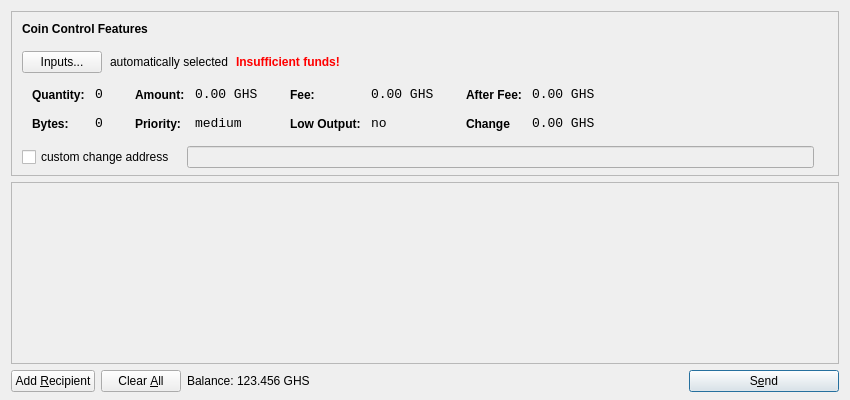
<?xml version="1.0" encoding="UTF-8"?>
<ui version="4.0">
 <class>SendCoinsDialog</class>
 <widget class="QDialog" name="SendCoinsDialog">
  <property name="geometry">
   <rect>
    <x>0</x>
    <y>0</y>
    <width>850</width>
    <height>400</height>
   </rect>
  </property>
  <property name="windowTitle">
   <string>Send Coins</string>
  </property>
  <layout class="QVBoxLayout" name="verticalLayout" stretch="0,1,0">
   <property name="bottomMargin">
    <number>8</number>
   </property>
   <item>
    <widget class="QFrame" name="frameCoinControl">
     <property name="sizePolicy">
      <sizepolicy hsizetype="Expanding" vsizetype="Expanding">
       <horstretch>0</horstretch>
       <verstretch>0</verstretch>
      </sizepolicy>
     </property>
     <property name="maximumSize">
      <size>
       <width>16777215</width>
       <height>16777215</height>
      </size>
     </property>
     <property name="frameShape">
      <enum>QFrame::StyledPanel</enum>
     </property>
     <property name="frameShadow">
      <enum>QFrame::Sunken</enum>
     </property>
     <layout class="QVBoxLayout" name="verticalLayoutCoinControl2">
      <property name="spacing">
       <number>-1</number>
      </property>
      <property name="leftMargin">
       <number>0</number>
      </property>
      <property name="topMargin">
       <number>0</number>
      </property>
      <property name="rightMargin">
       <number>0</number>
      </property>
      <property name="bottomMargin">
       <number>6</number>
      </property>
      <item>
       <layout class="QVBoxLayout" name="verticalLayoutCoinControl" stretch="0,0,0,0,1">
        <property name="spacing">
         <number>0</number>
        </property>
        <property name="leftMargin">
         <number>10</number>
        </property>
        <property name="topMargin">
         <number>10</number>
        </property>
        <item>
         <layout class="QHBoxLayout" name="horizontalLayoutCoinControl1">
          <property name="bottomMargin">
           <number>15</number>
          </property>
          <item>
           <widget class="QLabel" name="labelCoinControlFeatures">
            <property name="sizePolicy">
             <sizepolicy hsizetype="Preferred" vsizetype="Maximum">
              <horstretch>0</horstretch>
              <verstretch>0</verstretch>
             </sizepolicy>
            </property>
            <property name="font">
             <font>
              <weight>75</weight>
              <bold>true</bold>
             </font>
            </property>
            <property name="styleSheet">
             <string notr="true">font-weight:bold;</string>
            </property>
            <property name="text">
             <string>Coin Control Features</string>
            </property>
           </widget>
          </item>
         </layout>
        </item>
        <item>
         <layout class="QHBoxLayout" name="horizontalLayoutCoinControl2" stretch="0,0,0,0">
          <property name="spacing">
           <number>8</number>
          </property>
          <property name="bottomMargin">
           <number>10</number>
          </property>
          <item>
           <widget class="QPushButton" name="pushButtonCoinControl">
            <property name="styleSheet">
             <string notr="true"/>
            </property>
            <property name="text">
             <string>Inputs...</string>
            </property>
           </widget>
          </item>
          <item>
           <widget class="QLabel" name="labelCoinControlAutomaticallySelected">
            <property name="text">
             <string>automatically selected</string>
            </property>
            <property name="margin">
             <number>5</number>
            </property>
           </widget>
          </item>
          <item>
           <widget class="QLabel" name="labelCoinControlInsuffFunds">
            <property name="font">
             <font>
              <weight>75</weight>
              <bold>true</bold>
             </font>
            </property>
            <property name="styleSheet">
             <string notr="true">color:red;font-weight:bold;</string>
            </property>
            <property name="text">
             <string>Insufficient funds!</string>
            </property>
            <property name="margin">
             <number>5</number>
            </property>
           </widget>
          </item>
          <item>
           <spacer name="horizontalSpacerCoinControl">
            <property name="orientation">
             <enum>Qt::Horizontal</enum>
            </property>
            <property name="sizeHint" stdset="0">
             <size>
              <width>40</width>
              <height>1</height>
             </size>
            </property>
           </spacer>
          </item>
         </layout>
        </item>
        <item>
         <widget class="QWidget" name="widgetCoinControl" native="true">
          <property name="sizePolicy">
           <sizepolicy hsizetype="Preferred" vsizetype="Preferred">
            <horstretch>0</horstretch>
            <verstretch>0</verstretch>
           </sizepolicy>
          </property>
          <property name="minimumSize">
           <size>
            <width>0</width>
            <height>0</height>
           </size>
          </property>
          <property name="styleSheet">
           <string notr="true"/>
          </property>
          <layout class="QHBoxLayout" name="horizontalLayoutCoinControl5">
           <property name="margin">
            <number>0</number>
           </property>
           <item>
            <layout class="QHBoxLayout" name="horizontalLayoutCoinControl3" stretch="0,0,0,1">
             <property name="spacing">
              <number>20</number>
             </property>
             <property name="topMargin">
              <number>0</number>
             </property>
             <property name="bottomMargin">
              <number>10</number>
             </property>
             <item>
              <layout class="QFormLayout" name="formLayoutCoinControl1">
               <property name="horizontalSpacing">
                <number>10</number>
               </property>
               <property name="verticalSpacing">
                <number>14</number>
               </property>
               <property name="leftMargin">
                <number>10</number>
               </property>
               <property name="topMargin">
                <number>4</number>
               </property>
               <property name="rightMargin">
                <number>6</number>
               </property>
               <item row="0" column="0">
                <widget class="QLabel" name="labelCoinControlQuantityText">
                 <property name="styleSheet">
                  <string notr="true">font-weight:bold;</string>
                 </property>
                 <property name="text">
                  <string>Quantity:</string>
                 </property>
                 <property name="margin">
                  <number>0</number>
                 </property>
                </widget>
               </item>
               <item row="0" column="1">
                <widget class="QLabel" name="labelCoinControlQuantity">
                 <property name="font">
                  <font>
                   <family>Monospace</family>
                   <pointsize>10</pointsize>
                  </font>
                 </property>
                 <property name="cursor">
                  <cursorShape>IBeamCursor</cursorShape>
                 </property>
                 <property name="contextMenuPolicy">
                  <enum>Qt::ActionsContextMenu</enum>
                 </property>
                 <property name="text">
                  <string>0</string>
                 </property>
                 <property name="margin">
                  <number>0</number>
                 </property>
                 <property name="textInteractionFlags">
                  <set>Qt::LinksAccessibleByMouse|Qt::TextSelectableByKeyboard|Qt::TextSelectableByMouse</set>
                 </property>
                </widget>
               </item>
               <item row="1" column="0">
                <widget class="QLabel" name="labelCoinControlBytesText">
                 <property name="styleSheet">
                  <string notr="true">font-weight:bold;</string>
                 </property>
                 <property name="text">
                  <string>Bytes:</string>
                 </property>
                </widget>
               </item>
               <item row="1" column="1">
                <widget class="QLabel" name="labelCoinControlBytes">
                 <property name="font">
                  <font>
                   <family>Monospace</family>
                   <pointsize>10</pointsize>
                  </font>
                 </property>
                 <property name="cursor">
                  <cursorShape>IBeamCursor</cursorShape>
                 </property>
                 <property name="contextMenuPolicy">
                  <enum>Qt::ActionsContextMenu</enum>
                 </property>
                 <property name="text">
                  <string>0</string>
                 </property>
                 <property name="textInteractionFlags">
                  <set>Qt::LinksAccessibleByMouse|Qt::TextSelectableByKeyboard|Qt::TextSelectableByMouse</set>
                 </property>
                </widget>
               </item>
              </layout>
             </item>
             <item>
              <layout class="QFormLayout" name="formLayoutCoinControl2">
               <property name="horizontalSpacing">
                <number>10</number>
               </property>
               <property name="verticalSpacing">
                <number>14</number>
               </property>
               <property name="leftMargin">
                <number>6</number>
               </property>
               <property name="topMargin">
                <number>4</number>
               </property>
               <property name="rightMargin">
                <number>6</number>
               </property>
               <item row="0" column="0">
                <widget class="QLabel" name="labelCoinControlAmountText">
                 <property name="styleSheet">
                  <string notr="true">font-weight:bold;</string>
                 </property>
                 <property name="text">
                  <string>Amount:</string>
                 </property>
                 <property name="margin">
                  <number>0</number>
                 </property>
                </widget>
               </item>
               <item row="0" column="1">
                <widget class="QLabel" name="labelCoinControlAmount">
                 <property name="font">
                  <font>
                   <family>Monospace</family>
                   <pointsize>10</pointsize>
                  </font>
                 </property>
                 <property name="cursor">
                  <cursorShape>IBeamCursor</cursorShape>
                 </property>
                 <property name="contextMenuPolicy">
                  <enum>Qt::ActionsContextMenu</enum>
                 </property>
                 <property name="text">
                  <string>0.00 GHS</string>
                 </property>
                 <property name="textInteractionFlags">
                  <set>Qt::LinksAccessibleByMouse|Qt::TextSelectableByKeyboard|Qt::TextSelectableByMouse</set>
                 </property>
                </widget>
               </item>
               <item row="1" column="0">
                <widget class="QLabel" name="labelCoinControlPriorityText">
                 <property name="styleSheet">
                  <string notr="true">font-weight:bold;</string>
                 </property>
                 <property name="text">
                  <string>Priority:</string>
                 </property>
                </widget>
               </item>
               <item row="1" column="1">
                <widget class="QLabel" name="labelCoinControlPriority">
                 <property name="font">
                  <font>
                   <family>Monospace</family>
                   <pointsize>10</pointsize>
                  </font>
                 </property>
                 <property name="cursor">
                  <cursorShape>IBeamCursor</cursorShape>
                 </property>
                 <property name="contextMenuPolicy">
                  <enum>Qt::ActionsContextMenu</enum>
                 </property>
                 <property name="text">
                  <string>medium</string>
                 </property>
                 <property name="textInteractionFlags">
                  <set>Qt::LinksAccessibleByMouse|Qt::TextSelectableByKeyboard|Qt::TextSelectableByMouse</set>
                 </property>
                </widget>
               </item>
              </layout>
             </item>
             <item>
              <layout class="QFormLayout" name="formLayoutCoinControl3">
               <property name="horizontalSpacing">
                <number>10</number>
               </property>
               <property name="verticalSpacing">
                <number>14</number>
               </property>
               <property name="leftMargin">
                <number>6</number>
               </property>
               <property name="topMargin">
                <number>4</number>
               </property>
               <property name="rightMargin">
                <number>6</number>
               </property>
               <item row="0" column="0">
                <widget class="QLabel" name="labelCoinControlFeeText">
                 <property name="styleSheet">
                  <string notr="true">font-weight:bold;</string>
                 </property>
                 <property name="text">
                  <string>Fee:</string>
                 </property>
                 <property name="margin">
                  <number>0</number>
                 </property>
                </widget>
               </item>
               <item row="0" column="1">
                <widget class="QLabel" name="labelCoinControlFee">
                 <property name="font">
                  <font>
                   <family>Monospace</family>
                   <pointsize>10</pointsize>
                  </font>
                 </property>
                 <property name="cursor">
                  <cursorShape>IBeamCursor</cursorShape>
                 </property>
                 <property name="contextMenuPolicy">
                  <enum>Qt::ActionsContextMenu</enum>
                 </property>
                 <property name="text">
                  <string>0.00 GHS</string>
                 </property>
                 <property name="textInteractionFlags">
                  <set>Qt::LinksAccessibleByMouse|Qt::TextSelectableByKeyboard|Qt::TextSelectableByMouse</set>
                 </property>
                </widget>
               </item>
               <item row="1" column="0">
                <widget class="QLabel" name="labelCoinControlLowOutputText">
                 <property name="styleSheet">
                  <string notr="true">font-weight:bold;</string>
                 </property>
                 <property name="text">
                  <string>Low Output:</string>
                 </property>
                </widget>
               </item>
               <item row="1" column="1">
                <widget class="QLabel" name="labelCoinControlLowOutput">
                 <property name="font">
                  <font>
                   <family>Monospace</family>
                   <pointsize>10</pointsize>
                  </font>
                 </property>
                 <property name="cursor">
                  <cursorShape>IBeamCursor</cursorShape>
                 </property>
                 <property name="contextMenuPolicy">
                  <enum>Qt::ActionsContextMenu</enum>
                 </property>
                 <property name="text">
                  <string>no</string>
                 </property>
                 <property name="textInteractionFlags">
                  <set>Qt::LinksAccessibleByMouse|Qt::TextSelectableByKeyboard|Qt::TextSelectableByMouse</set>
                 </property>
                </widget>
               </item>
              </layout>
             </item>
             <item>
              <layout class="QFormLayout" name="formLayoutCoinControl4">
               <property name="horizontalSpacing">
                <number>10</number>
               </property>
               <property name="verticalSpacing">
                <number>14</number>
               </property>
               <property name="leftMargin">
                <number>6</number>
               </property>
               <property name="topMargin">
                <number>4</number>
               </property>
               <property name="rightMargin">
                <number>6</number>
               </property>
               <item row="0" column="0">
                <widget class="QLabel" name="labelCoinControlAfterFeeText">
                 <property name="styleSheet">
                  <string notr="true">font-weight:bold;</string>
                 </property>
                 <property name="text">
                  <string>After Fee:</string>
                 </property>
                 <property name="margin">
                  <number>0</number>
                 </property>
                </widget>
               </item>
               <item row="0" column="1">
                <widget class="QLabel" name="labelCoinControlAfterFee">
                 <property name="font">
                  <font>
                   <family>Monospace</family>
                   <pointsize>10</pointsize>
                  </font>
                 </property>
                 <property name="cursor">
                  <cursorShape>IBeamCursor</cursorShape>
                 </property>
                 <property name="contextMenuPolicy">
                  <enum>Qt::ActionsContextMenu</enum>
                 </property>
                 <property name="text">
                  <string>0.00 GHS</string>
                 </property>
                 <property name="textInteractionFlags">
                  <set>Qt::LinksAccessibleByMouse|Qt::TextSelectableByKeyboard|Qt::TextSelectableByMouse</set>
                 </property>
                </widget>
               </item>
               <item row="1" column="0">
                <widget class="QLabel" name="labelCoinControlChangeText">
                 <property name="styleSheet">
                  <string notr="true">font-weight:bold;</string>
                 </property>
                 <property name="text">
                  <string>Change</string>
                 </property>
                </widget>
               </item>
               <item row="1" column="1">
                <widget class="QLabel" name="labelCoinControlChange">
                 <property name="font">
                  <font>
                   <family>Monospace</family>
                   <pointsize>10</pointsize>
                  </font>
                 </property>
                 <property name="cursor">
                  <cursorShape>IBeamCursor</cursorShape>
                 </property>
                 <property name="contextMenuPolicy">
                  <enum>Qt::ActionsContextMenu</enum>
                 </property>
                 <property name="text">
                  <string>0.00 GHS</string>
                 </property>
                 <property name="textInteractionFlags">
                  <set>Qt::LinksAccessibleByMouse|Qt::TextSelectableByKeyboard|Qt::TextSelectableByMouse</set>
                 </property>
                </widget>
               </item>
              </layout>
             </item>
            </layout>
           </item>
          </layout>
         </widget>
        </item>
        <item>
         <layout class="QHBoxLayout" name="horizontalLayoutCoinControl4" stretch="0,0,0">
          <property name="spacing">
           <number>12</number>
          </property>
          <property name="sizeConstraint">
           <enum>QLayout::SetDefaultConstraint</enum>
          </property>
          <property name="topMargin">
           <number>5</number>
          </property>
          <property name="rightMargin">
           <number>5</number>
          </property>
          <item>
           <widget class="QCheckBox" name="checkBoxCoinControlChange">
            <property name="text">
             <string>custom change address</string>
            </property>
           </widget>
          </item>
          <item>
           <widget class="QLineEdit" name="lineEditCoinControlChange">
            <property name="enabled">
             <bool>false</bool>
            </property>
            <property name="sizePolicy">
             <sizepolicy hsizetype="Expanding" vsizetype="Fixed">
              <horstretch>0</horstretch>
              <verstretch>0</verstretch>
             </sizepolicy>
            </property>
           </widget>
          </item>
          <item>
           <widget class="QLabel" name="labelCoinControlChangeLabel">
            <property name="sizePolicy">
             <sizepolicy hsizetype="Preferred" vsizetype="Expanding">
              <horstretch>0</horstretch>
              <verstretch>0</verstretch>
             </sizepolicy>
            </property>
            <property name="minimumSize">
             <size>
              <width>0</width>
              <height>0</height>
             </size>
            </property>
            <property name="text">
             <string/>
            </property>
            <property name="margin">
             <number>3</number>
            </property>
           </widget>
          </item>
         </layout>
        </item>
        <item>
         <spacer name="verticalSpacerCoinControl">
          <property name="orientation">
           <enum>Qt::Vertical</enum>
          </property>
          <property name="sizeHint" stdset="0">
           <size>
            <width>800</width>
            <height>1</height>
           </size>
          </property>
         </spacer>
        </item>
       </layout>
      </item>
     </layout>
    </widget>
   </item>
   <item>
    <widget class="QScrollArea" name="scrollArea">
     <property name="widgetResizable">
      <bool>true</bool>
     </property>
     <widget class="QWidget" name="scrollAreaWidgetContents">
      <property name="geometry">
       <rect>
        <x>0</x>
        <y>0</y>
        <width>830</width>
        <height>165</height>
       </rect>
      </property>
      <layout class="QVBoxLayout" name="verticalLayout_2">
       <property name="margin">
        <number>0</number>
       </property>
       <item>
        <layout class="QVBoxLayout" name="entries">
         <property name="spacing">
          <number>6</number>
         </property>
        </layout>
       </item>
       <item>
        <spacer name="verticalSpacer">
         <property name="orientation">
          <enum>Qt::Vertical</enum>
         </property>
         <property name="sizeHint" stdset="0">
          <size>
           <width>20</width>
           <height>40</height>
          </size>
         </property>
        </spacer>
       </item>
      </layout>
     </widget>
    </widget>
   </item>
   <item>
    <layout class="QHBoxLayout" name="horizontalLayout">
     <item>
      <widget class="QPushButton" name="addButton">
       <property name="toolTip">
        <string>Send to multiple recipients at once</string>
       </property>
       <property name="text">
        <string>Add &amp;Recipient</string>
       </property>
       <property name="icon">
        <iconset resource="../bitcoin.qrc">
         <normaloff>:/icons/add</normaloff>:/icons/add</iconset>
       </property>
       <property name="autoDefault">
        <bool>false</bool>
       </property>
      </widget>
     </item>
     <item>
      <widget class="QPushButton" name="clearButton">
       <property name="sizePolicy">
        <sizepolicy hsizetype="Minimum" vsizetype="Fixed">
         <horstretch>0</horstretch>
         <verstretch>0</verstretch>
        </sizepolicy>
       </property>
       <property name="toolTip">
        <string>Remove all transaction fields</string>
       </property>
       <property name="text">
        <string>Clear &amp;All</string>
       </property>
       <property name="icon">
        <iconset resource="../bitcoin.qrc">
         <normaloff>:/icons/remove</normaloff>:/icons/remove</iconset>
       </property>
       <property name="autoRepeatDelay">
        <number>300</number>
       </property>
       <property name="autoDefault">
        <bool>false</bool>
       </property>
      </widget>
     </item>
     <item>
      <layout class="QHBoxLayout" name="horizontalLayout_2">
       <property name="spacing">
        <number>3</number>
       </property>
       <item>
        <widget class="QLabel" name="label">
         <property name="sizePolicy">
          <sizepolicy hsizetype="Preferred" vsizetype="Fixed">
           <horstretch>0</horstretch>
           <verstretch>0</verstretch>
          </sizepolicy>
         </property>
         <property name="text">
          <string>Balance:</string>
         </property>
        </widget>
       </item>
       <item>
        <widget class="QLabel" name="labelBalance">
         <property name="sizePolicy">
          <sizepolicy hsizetype="Preferred" vsizetype="Fixed">
           <horstretch>0</horstretch>
           <verstretch>0</verstretch>
          </sizepolicy>
         </property>
         <property name="cursor">
          <cursorShape>IBeamCursor</cursorShape>
         </property>
         <property name="text">
          <string>123.456 GHS</string>
         </property>
         <property name="textInteractionFlags">
          <set>Qt::LinksAccessibleByMouse|Qt::TextSelectableByKeyboard|Qt::TextSelectableByMouse</set>
         </property>
        </widget>
       </item>
      </layout>
     </item>
     <item>
      <spacer name="horizontalSpacer">
       <property name="orientation">
        <enum>Qt::Horizontal</enum>
       </property>
       <property name="sizeHint" stdset="0">
        <size>
         <width>40</width>
         <height>20</height>
        </size>
       </property>
      </spacer>
     </item>
     <item>
      <widget class="QPushButton" name="sendButton">
       <property name="minimumSize">
        <size>
         <width>150</width>
         <height>0</height>
        </size>
       </property>
       <property name="toolTip">
        <string>Confirm the send action</string>
       </property>
       <property name="text">
        <string>S&amp;end</string>
       </property>
       <property name="icon">
        <iconset resource="../bitcoin.qrc">
         <normaloff>:/icons/send</normaloff>:/icons/send</iconset>
       </property>
       <property name="default">
        <bool>true</bool>
       </property>
      </widget>
     </item>
    </layout>
   </item>
  </layout>
 </widget>
 <resources>
  <include location="../bitcoin.qrc"/>
 </resources>
 <connections/>
</ui>
